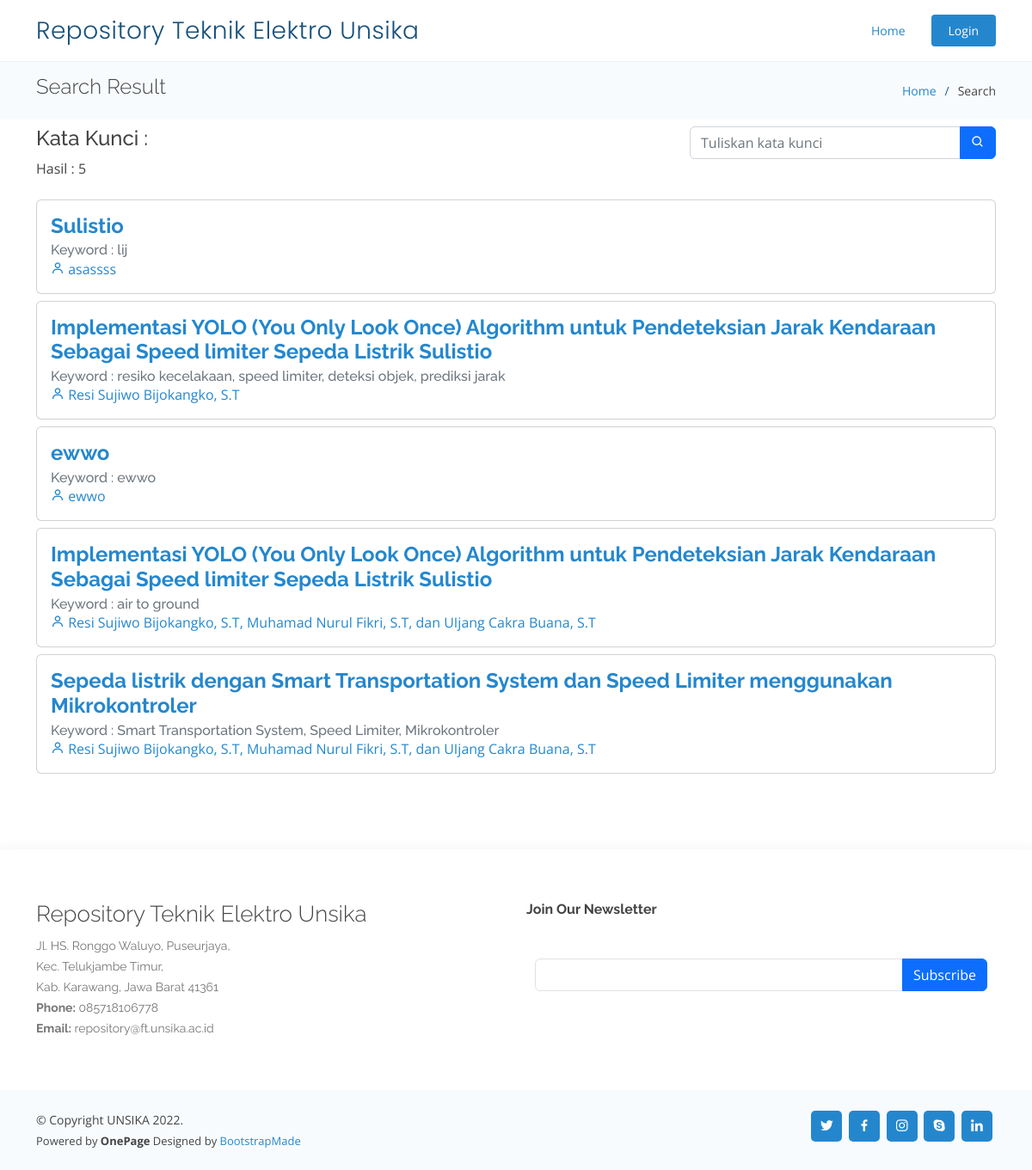
Screenshot of /search.php with the database file from the repository.
### tables this page shows
CREATE TABLE `post` (
  `id` int(9) NOT NULL,
  `judul` varchar(255) NOT NULL,
  `penulis` varchar(255) NOT NULL,
  `kontributor` varchar(255) NOT NULL,
  `jenis` int(2) NOT NULL,
  `penerbit` varchar(255) NOT NULL,
  `subjek` varchar(255) NOT NULL,
  `keyword` varchar(255) NOT NULL,
  `staf_input` varchar(255) NOT NULL,
  `tgl_input` date NOT NULL,
  `path` varchar(255) NOT NULL,
  `abstrak` text NOT NULL,
  `status` int(2) NOT NULL
);

### library/function.php (called while the page is built, shortened)
<?php
require "connection.php";
function read_data(string $query){
    global $conn;
    try {
        $stmt = $conn->prepare($query);
        $stmt->execute();
        $result = $stmt->get_result();
        $rows = [];
        while ($row = $result->fetch_assoc()) {
            $rows[] = $row;
        }
        return $rows;
    } catch (\Exception $e) {
        $error = "Read data error : $e";
    }
}
?>

### search.php (the view, shortened to what this page needs)
<?php
include_once 'layouts/head.php';
require_once 'library/function.php';
$keyword = trim(stripslashes($_GET['query']));
$result = read_data("SELECT * FROM post WHERE keyword LIKE '%$keyword%' OR judul LIKE '%$keyword%'");
?>
<body>
  <?php
  include_once 'layouts/header.php';
  ?>
  <main id="main">
    <section class="breadcrumbs">
      <div class="container">
        <div class="d-flex justify-content-between align-items-center">
          <h2>Search Result</h2>
          <ol>
            <li><a href="<?= BASEURL ?>">Home</a></li>
            <li>Search</li>
          </ol>
        </div>
      </div>
    </section>
    <section class="inner-page pt-2">
      <div class="container">
        <div class="row mb-2">
          <div class="col-md-8 col-12">
            <h4>Kata Kunci : <?= $_GET['query'] ?></h4>
            <p>Hasil : <?= count($result); ?></p>
          </div>
          <div class="col-md-4 col-12">
            <form action="search.php" class="input-group" method="get">
              <input type="search" class="form-control" name="query" placeholder="Tuliskan kata kunci" aria-label="Tuliskan kata kunci" aria-describedby="search-addon">
              <button type="submit" class="btn btn-primary" id="search-addon">
                <span class="bx bx-search"></span>
              </button>
            </form>
          </div>
        </div>
        <div class="row">
          <?php
          foreach ($result as $data) : ?>
            <div class="col-12 mb-2">
              <div class="card">
                <div class="card-body">
                  <a href="post?id=<?= $data['id'] ?>" class="text-decoration-none">
                    <h4 class="card-title"><strong><?= $data['judul'] ?></strong></h4>
                    <h6 class="card-subtitle text-muted">
                      Keyword : <?= $data['keyword'] ?>
                    </h6>
                    <div class="card-text">
                      <span class="bx bx-user"></span> <?= $data['penulis'] ?>
                    </div>
                  </a>
                </div>
              </div>
            </div>
          <?php
          endforeach;
          ?>
        </div>
      </div>
    </section>
  </main>
  <?php
  include_once 'layouts/footer.php';
  ?>

### layouts/head.php (shortened to what this page needs)
<!DOCTYPE html>
<html lang="en">
<head>
  <link href="<?= BASEURL ?>assets/vendor/aos/aos.css" rel="stylesheet">
  <link href="<?= BASEURL ?>assets/vendor/bootstrap/css/bootstrap.min.css" rel="stylesheet">
  <link href="<?= BASEURL ?>assets/vendor/bootstrap-icons/bootstrap-icons.css" rel="stylesheet">
  <link href="<?= BASEURL ?>assets/vendor/boxicons/css/boxicons.min.css" rel="stylesheet">
  <link href="<?= BASEURL ?>assets/vendor/glightbox/css/glightbox.min.css" rel="stylesheet">
  <link href="<?= BASEURL ?>assets/vendor/remixicon/remixicon.css" rel="stylesheet">
  <link href="<?= BASEURL ?>assets/vendor/swiper/swiper-bundle.min.css" rel="stylesheet">
  <link href="<?= BASEURL ?>assets/css/home.css" rel="stylesheet">
</head>

### layouts/header.php (shortened to what this page needs)
<header id="header" class="fixed-top">
  <div class="container d-flex align-items-center justify-content-between">
    <h3 class="logo"><a href="<?= BASEURL ?>">Repository Teknik Elektro Unsika</a></h3>
    <nav id="navbar" class="navbar">
      <ul>
        <li><a class="nav-link scrollto active" href="<?= BASEURL ?>index">Home</a></li>
        <li><a class="getstarted scrollto" href="dashboard">Login</a></li>
      </ul>
    </nav>
  </div>
</header>

### layouts/footer.php (shortened to what this page needs)
<footer id="footer">
  <div class="footer-top">
    <div class="container">
      <div class="row">
        <div class="col-md-6 footer-contact">
          <h3>Repository Teknik Elektro Unsika</h3>
          <p>
            Jl. HS. Ronggo Waluyo, Puseurjaya, <br>
            Kec. Telukjambe Timur,<br>
            Kab. Karawang, Jawa Barat 41361 <br>
            <strong>Phone:</strong> 085718106778 <br>
            <strong>Email:</strong> repository@ft.unsika.ac.id<br>
          </p>
        </div>
        <div class="col-md-6 footer-newsletter">
          <h4>Join Our Newsletter</h4>
          <form action="" method="post" class="input-group">
            <input type="email" name="email" class="form-control border" aria-describedby="subscribe-addon">
            <button class="btn btn-primary" id="subscribe-addon">Subscribe</button>
          </form>
        </div>
      </div>
    </div>
  </div>
  <div class="container d-md-flex py-4">
    <div class="me-md-auto text-center text-md-start">
      <div class="copyright">
        &copy; Copyright UNSIKA 2022.
      </div>
      <div class="credits">
        Powered by <strong><span>OnePage</span></strong>
        Designed by <a href="https://bootstrapmade.com/">BootstrapMade</a>
      </div>
    </div>
    <div class="social-links text-center text-md-right pt-3 pt-md-0">
      <a href="#" class="twitter"><i class="bx bxl-twitter"></i></a>
      <a href="#" class="facebook"><i class="bx bxl-facebook"></i></a>
      <a href="#" class="instagram"><i class="bx bxl-instagram"></i></a>
      <a href="#" class="google-plus"><i class="bx bxl-skype"></i></a>
      <a href="#" class="linkedin"><i class="bx bxl-linkedin"></i></a>
    </div>
  </div>
</footer>
</body>
</html>

### assets/css/home.css (style rules this page uses)
body { color:#444;font-family:Open Sans,sans-serif }
a { color:#2487ce }
a,a:hover { text-decoration:none }
h1,h2,h3,h4,h5,h6 { font-family:Raleway,sans-serif }
#header { background:#fff;border-bottom:1px solid #e6f2fb;padding:15px 0;transition:all .5s;z-index:997 }
#header .logo { font-family:Poppins,sans-serif;font-size:28px;font-weight:300;letter-spacing:.5px;line-height:1;margin:0;padding:0 }
#header .logo a { color:#16507b }
.navbar { padding:0 }
.navbar ul { align-items:center;display:flex;list-style:none;margin:0;padding:0 }
.navbar li { position:relative }
.navbar a,.navbar a:focus { align-items:center;color:#16507b;display:flex;font-size:14px;justify-content:space-between;padding:10px 0 10px 30px;transition:.3s;white-space:nowrap }
.navbar .active,.navbar .active:focus,.navbar a:hover,.navbar li:hover>a { color:#2487ce }
.navbar .getstarted,.navbar .getstarted:focus { background:#2487ce;border-radius:4px;color:#fff;margin-left:30px;padding:8px 20px }
section { overflow:hidden;padding:80px 0 }
.breadcrumbs { background:#f8fbfe;margin-top:72px;min-height:40px;padding:15px 0 }
.breadcrumbs h2 { font-size:24px;font-weight:300 }
.breadcrumbs ol { display:flex;flex-wrap:wrap;font-size:14px;list-style:none;margin:0;padding:0 }
.breadcrumbs ol li+li { padding-left:10px }
.breadcrumbs ol li+li:before { color:#1a5e90;content:"/";display:inline-block;padding-right:10px }
#footer { background:#f8fbfe;box-shadow:0 2px 15px rgba(18,66,101,.08);color:#444;font-size:14px }
#footer .footer-top { background:#fff;padding:60px 0 30px }
#footer .footer-top .footer-contact { margin-bottom:30px }
#footer .footer-top .footer-contact h3 { font-size:26px;font-weight:300;line-height:1;margin:0 0 10px;padding:2px 0 }
#footer .footer-top .footer-contact p { color:#777;font-family:Raleway,sans-serif;font-size:14px;line-height:24px;margin-bottom:0 }
#footer .footer-top h4 { color:#124265;font-size:16px;font-weight:700;padding-bottom:12px;position:relative }
#footer .footer-newsletter { font-size:15px }
#footer .footer-newsletter h4 { color:#444;font-size:16px;font-weight:700;padding-bottom:12px;position:relative }
#footer .footer-newsletter form { background:#fff;border-radius:5px;margin-top:30px;padding:6px 10px;position:relative;text-align:left }
#footer .footer-newsletter form input[type=email] { border:0;padding:4px 8px;width:calc(100% - 100px) }
#footer .credits { color:#444;font-size:13px;padding-top:5px }
#footer .social-links a { background:#2487ce;border-radius:5px;color:#fff;display:inline-block;font-size:18px;height:36px;line-height:1;margin-right:4px;padding:8px 0;text-align:center;transition:.3s;width:36px }

### rows the page displays
post: judul "Sulistio", keyword "lij", penulis "asassss"
post: judul "Implementasi YOLO (You Only Look Once) Algorithm untuk Pendeteksian Jarak Kendaraan Sebagai Speed limiter Sepeda Listrik Sulistio", keyword "resiko kecelakaan, speed limiter, deteksi objek, prediksi jarak", penulis "Resi Sujiwo Bijokangko, S.T"
post: judul "ewwo", keyword "ewwo", penulis "ewwo"
post: judul "Implementasi YOLO (You Only Look Once) Algorithm untuk Pendeteksian Jarak Kendaraan Sebagai Speed limiter Sepeda Listrik Sulistio", keyword "air to ground", penulis "Resi Sujiwo Bijokangko, S.T, Muhamad Nurul Fikri, S.T, dan UIjang Cakra Buana, S.T"
post: judul "Sepeda listrik dengan Smart Transportation System dan Speed Limiter menggunakan Mikrokontroler", keyword "Smart Transportation System, Speed Limiter, Mikrokontroler", penulis "Resi Sujiwo Bijokangko, S.T, Muhamad Nurul Fikri, S.T, dan UIjang Cakra Buana, S.T"

### other values shown
count($result) "5"
